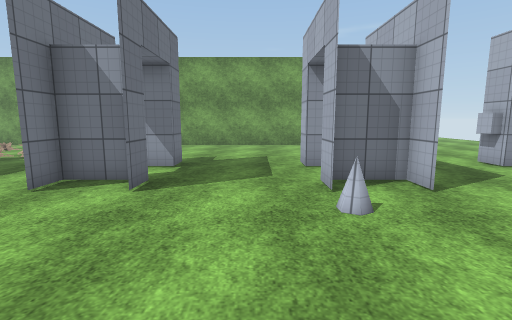
View 1 (above)

22 first-person views from a walk through a Unity game level. The camera is 1.4 m above the floor, tilts 8° down and sees 85° across. The floor is counted in squares, 1 m on a side. Each view is taken from the middle of a square. On the plan, view 1 faces up. The plan holds only what a view shows up to about 14 squares ahead; the rest is blank. The place goes on beyond the plan. The player character is not drawn. Door leaves are left out, so doorways stand open. Surface patterns are stand-ins for the level's own textures.

View 2
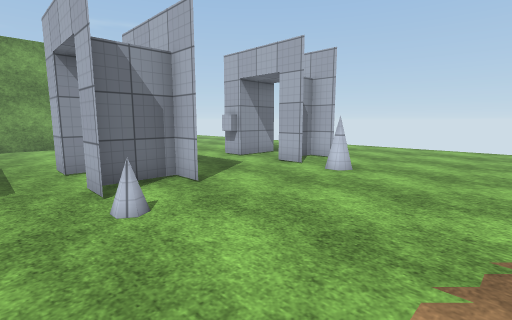

View 3
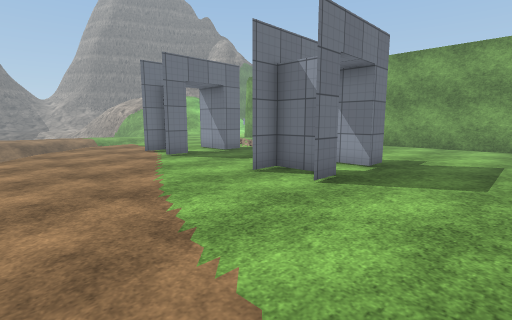

View 4
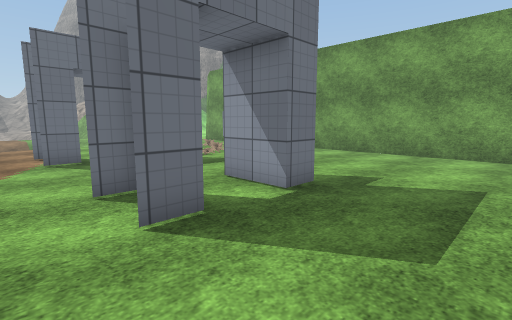

View 5
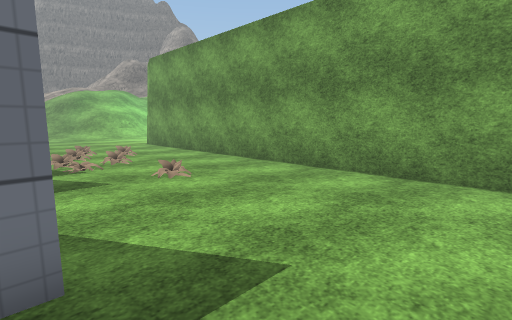

View 6
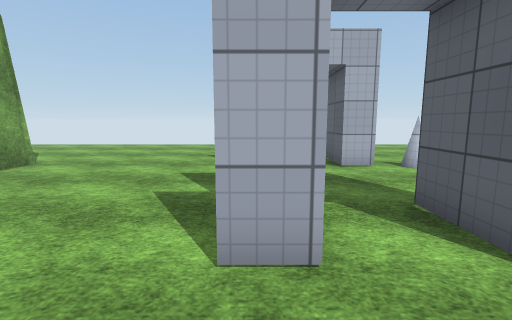

View 7
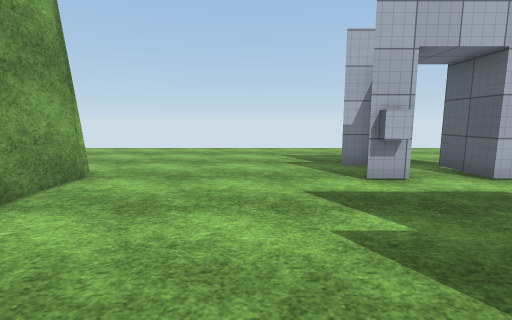

View 8
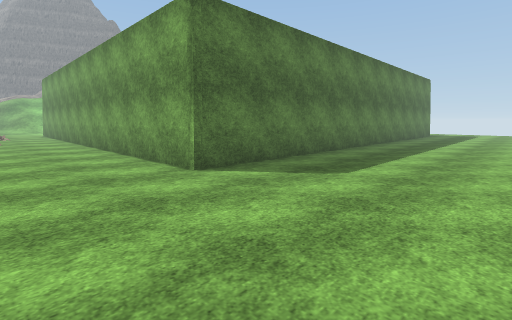

View 9
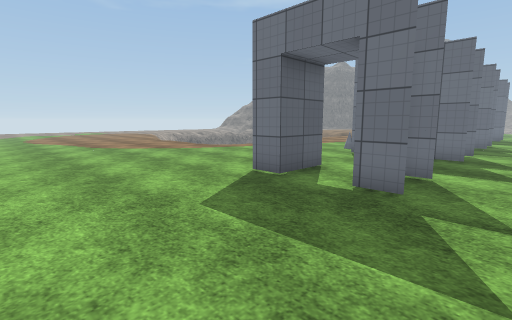

View 10
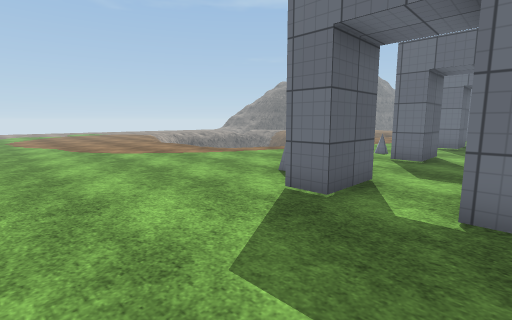

View 11
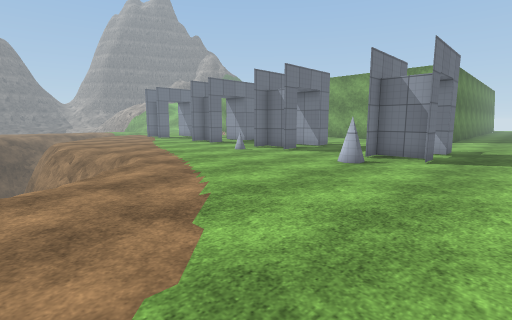

View 12
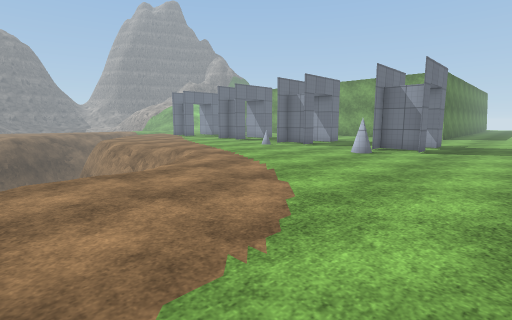

View 13
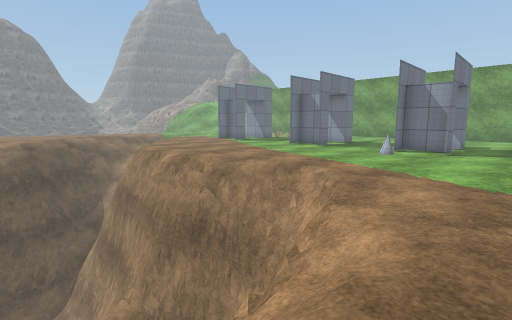

View 14
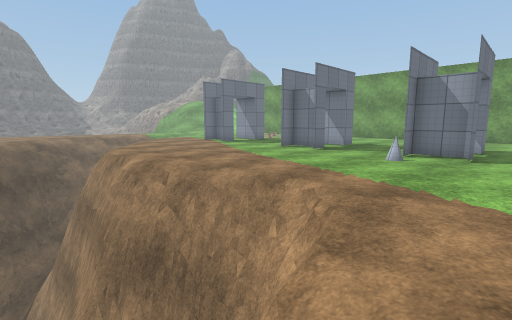

View 15
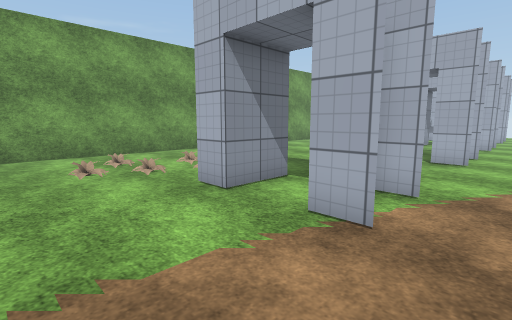

View 16
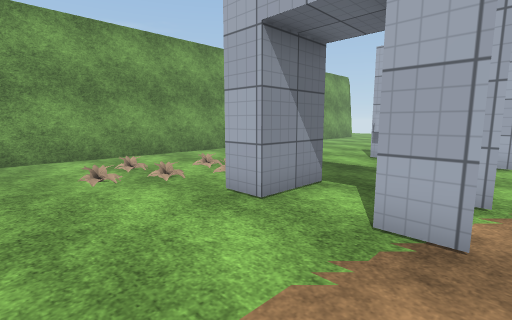

View 17
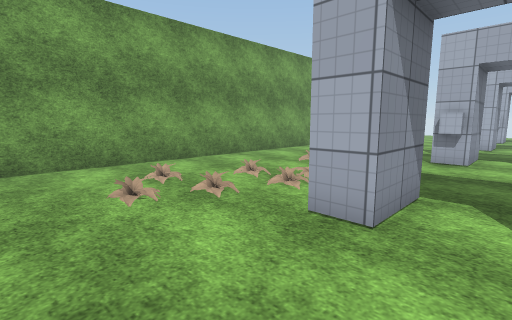

View 18
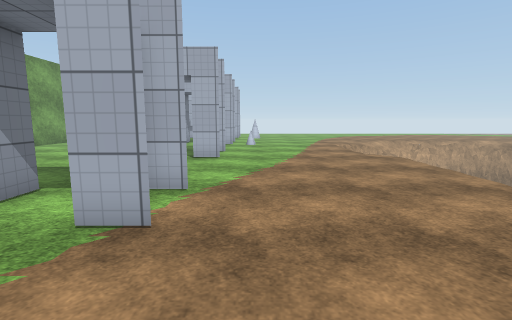

View 19
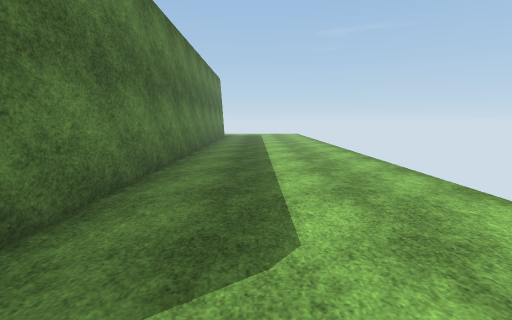

View 20
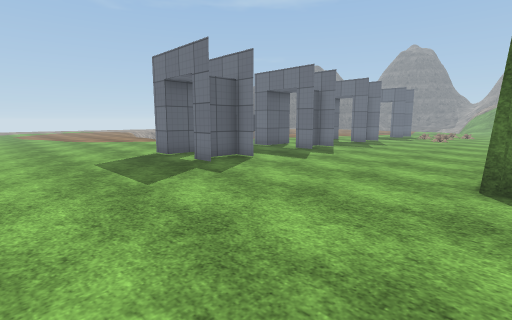

View 21
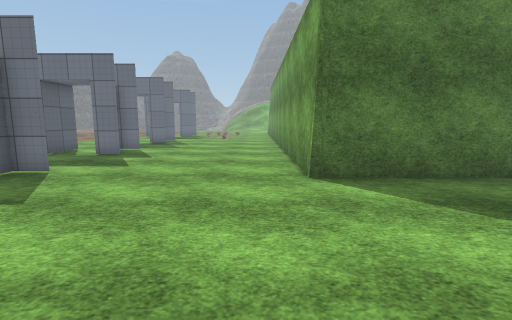

View 22
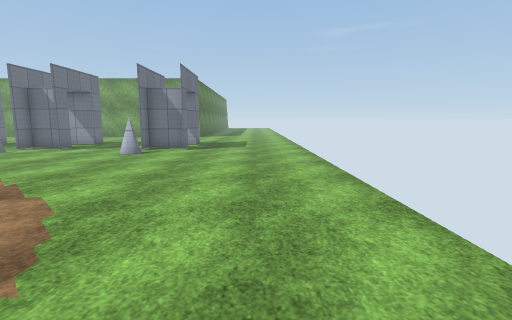

### Floor plan
Key: @ floor where view 1 was taken; # wall or solid block; . main floor; - floor 0.25 m lower than the main floor; _ floor 0.5 m lower than the main floor; / step, stairs or slope; D open door; = window, fence, low wall or low ledge; v drop or lower ground; O other object.
Columns run from 15 left of view 1 to 15 right of it. Each row starts with its distance up from view 1.
 28                        #.......
 27                        #.......
 26                        #.......
 25                        #.......
 24                        #.......
 23                        #.......
 22                        #.......
 21                        #.......
 20                        #.......
 19                        #.......
 18                        #.......
 17                        #.......
 16 ########################.......
 15 ...............................
 14 ...............................
 13 ...O....O......................
 12 ..OO.O.........................
 11 .....OO........................
 10 ...............................
  9 ...#.#....#.#...#.#...#.#......
  8 ...#D#....#D#...#D#...#D#......
  7 ....D......D.....D.....D.......
  6 ....##.....##....##....##......
  5 ....##.....##....##....##......
  4 ...............................
  3  ..............................
  2  /.............................
  1   /............................
  0     ...........@...............
 -1      /......./////.............
 -2       _-///////vvv/............
 -3      vvvvvvvvvvvvvv-...........
 -4     ###########v  v/...........
 -5       ######==    v//..........
 -6     #             v//..........
 -7     #               /.........
 -8     #                ........

Positions as (right, up) in squares from view 1, and headings:
1: (0, 0), facing up
2: (0, 0), facing up-right
3: (1, 0), facing up-left
4: (1, 4), facing up-left
5: (0, 9), facing up-left
6: (-1, 9), facing right
7: (1, 12), facing right
8: (15, 12), facing up-left
9: (15, 11), facing down-left
10: (14, 9), facing down-left
11: (12, -5), facing up-left
12: (13, -8), facing up-left
13: (6, -8), facing up-left
14: (5, -6), facing up-left
15: (-15, 4), facing up-right
16: (-15, 5), facing up-right
17: (-15, 7), facing up-right
18: (-15, 4), facing right
19: (11, 16), facing up
20: (15, 17), facing down-left
21: (15, 15), facing left
22: (13, -8), facing up
